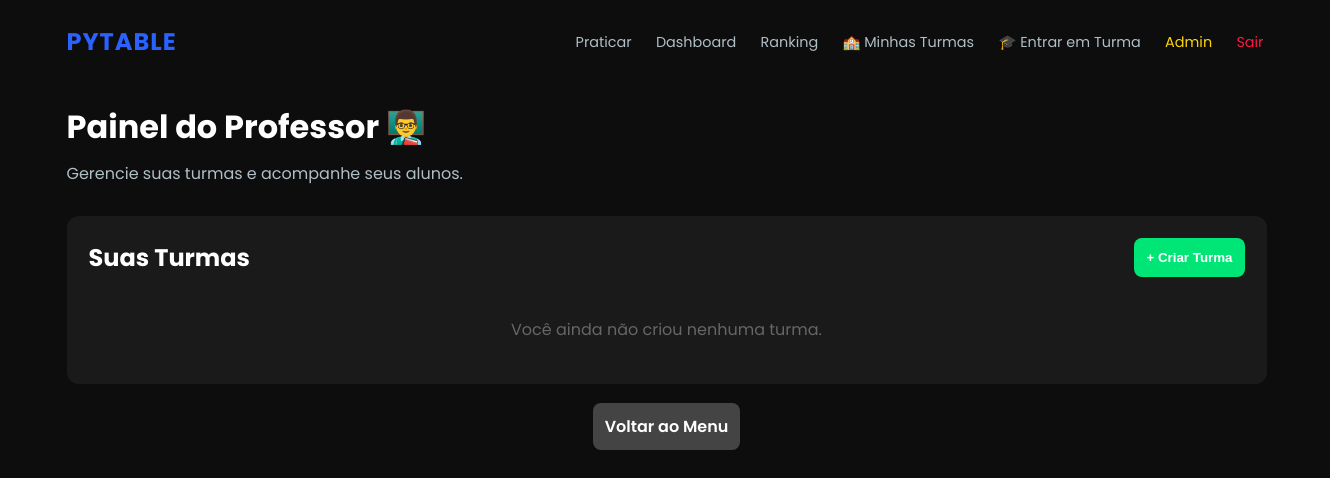
Page /teacher (signed in) on the earlier database version.
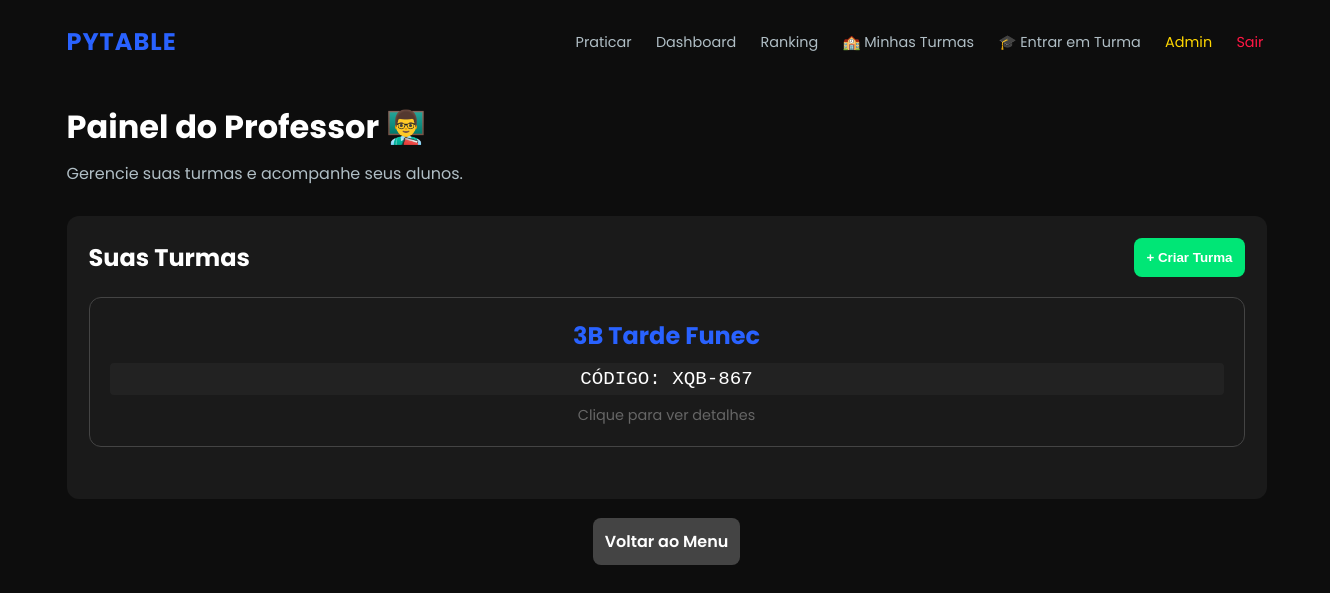
Same page on the later database version.
### models.py (models this page shows)
class Classroom(db.Model):
    id = db.Column(db.Integer, primary_key=True)
    name = db.Column(db.String(100), nullable=False)
    code = db.Column(db.String(20), unique=True, nullable=False)
    teacher_id = db.Column(db.Integer, db.ForeignKey('user.id'), nullable=False)
    created_at = db.Column(db.DateTime, default=datetime.utcnow)
    students = db.relationship('StudentClassroom', backref='classroom', lazy=True)
    homeworks = db.relationship('Homework', backref='classroom', lazy=True)

### app.py (the view)
    def wrapper(*args, **kwargs):
        if 'user_id' not in session:
            return redirect(url_for('login'))
        user = User.query.get(session['user_id'])
        if not user or not (user.is_teacher or user.is_admin): # Admins can also access? Let's say yes or strict. for now is_teacher.
            if not user.is_teacher:
                return redirect(url_for('menu'))
        return f(*args, **kwargs)

### app.py (called while the page is built)
@app.before_request
def check_ban_status():
    if 'user_id' in session:
        user = User.query.get(session['user_id'])
        if user and user.banned_until and user.banned_until > datetime.utcnow():
            session.clear()
            return render_template('auth.html', error=f"Sua conta está banida até {user.banned_until.strftime('%d/%m/%Y %H:%M')}", mode='login')

@app.context_processor
def inject_user():
    is_admin = False
    is_teacher = False
    is_in_classroom = False
    if 'user_id' in session:
        user = User.query.get(session['user_id'])
        if user:
            is_admin = user.is_admin
            is_teacher = user.is_teacher
            if not is_teacher:
                is_in_classroom = StudentClassroom.query.filter_by(student_id=user.id, approved=True).first() is not None
            session['is_admin'] = is_admin
    return dict(current_user_is_admin=is_admin, current_user_is_teacher=is_teacher, current_user_in_classroom=is_in_classroom)

def teacher_required(f):
    def wrapper(*args, **kwargs):
        if 'user_id' not in session:
            return redirect(url_for('login'))
        user = User.query.get(session['user_id'])
        if not user or not (user.is_teacher or user.is_admin): # Admins can also access? Let's say yes or strict. for now is_teacher.
            if not user.is_teacher:
                return redirect(url_for('menu'))
        return f(*args, **kwargs)
    wrapper.__name__ = f.__name__
    return wrapper

@app.route('/teacher')
@teacher_required
def teacher_dashboard():
    user = User.query.get(session['user_id'])
    classrooms = Classroom.query.filter_by(teacher_id=user.id).all()
    return render_template('teacher/dashboard.html', user=user, classrooms=classrooms)

### templates/teacher/dashboard.html (shortened to what this page needs)
{% extends "base.html" %}
{% block content %}
<div class="page-header">
    <h1>Painel do Professor 👨‍🏫</h1>
    <p style="color: var(--text-muted)">Gerencie suas turmas e acompanhe seus alunos.</p>
</div>
<div class="table-card" style="text-align: left; margin-bottom: 30px;">
    <div style="display: flex; justify-content: space-between; align-items: center; margin-bottom: 20px;">
        <h2>Suas Turmas</h2>
        <button class="btn" style="width: auto; background: var(--success);"
            onclick="document.getElementById('create-modal').showModal()">+ Criar Turma</button>
    </div>
    {% if classrooms %}
    <div class="grid-container" style="grid-template-columns: repeat(auto-fit, minmax(250px, 1fr));">
        {% for c in classrooms %}
        <div class="table-card" style="cursor: pointer; border: 1px solid #444;"
            onclick="window.location.href='{{ url_for('view_classroom', id=c.id) }}'">
            <h3 style="color: var(--primary-blue);">{{ c.name }}</h3>
            <div
                style="font-size: 1.2rem; margin: 10px 0; font-family: monospace; background: #222; padding: 5px; border-radius: 4px;">
                CÓDIGO: <span style="color: var(--warning);">{{ c.code }}</span>
            </div>
            <p style="color: #666; font-size: 0.9rem;">Clique para ver detalhes</p>
        </div>
        {% endfor %}
    </div>
    {% else %}
    <p style="color: #666; text-align: center; padding: 20px;">Você ainda não criou nenhuma turma.</p>
    {% endif %}
</div>
<div style="text-align: center; margin-top: 30px;">
    <a href="{{ url_for('menu') }}" class="btn" style="background: #444; width: auto;">Voltar ao Menu</a>
</div>
{% endblock %}

### templates/base.html (shortened to what this page needs)
<!DOCTYPE html>
<html lang="pt-br">
<head>
    <link rel="stylesheet" href="{{ url_for('static', filename='css/style.css') }}">
</head>
<body>
    <nav class="navbar">
        <div class="logo">PYTABLE</div>
        <div class="nav-links">
            {% if session.get('user_id') %}
            <a href="{{ url_for('menu') }}" class="{{ 'active' if request.endpoint == 'menu' else '' }}">Praticar</a>
            <a href="{{ url_for('dashboard') }}"
                class="{{ 'active' if request.endpoint == 'dashboard' else '' }}">Dashboard</a>
            <a href="{{ url_for('ranking') }}"
                class="{{ 'active' if request.endpoint == 'ranking' else '' }}">Ranking</a>
            {% if not current_user_is_teacher %}
            {% if current_user_in_classroom %}
            <a href="{{ url_for('student_classroom') }}">🏫 Minha Turma</a>
            {% else %}
            <a href="{{ url_for('student_classroom') }}">🏫 Minhas Turmas</a>
            <a href="#" onclick="document.getElementById('join-class-modal').showModal(); return false;">🎓 Entrar em
                Turma</a>
            {% endif %}
            {% endif %}
            {% if current_user_is_admin %}
            <a href="{{ url_for('admin_dashboard') }}" style="color: gold;">Admin</a>
            {% endif %}
            <a href="{{ url_for('logout') }}" style="color: var(--danger)">Sair</a>
            {% else %}
            <a href="{{ url_for('login') }}">Entrar</a>
            {% endif %}
        </div>
    </nav>
    <div class="container">
        {% block content %}{% endblock %}
    </div>
</body>
</html>

### static/css/style.css (style rules this page uses)
:root { --bg-color: #0d0d0d; --card-bg: #1a1a1a; --primary-blue: #2962ff; --primary-hover: #0039cb; --accent-cyan: #00b0ff; --text-main: #ffffff; --text-muted: #b0bec5; --danger: #ff1744; --success: #00e676; --info: #00bcd4; --border-radius: 12px; }
* { box-sizing: border_box; margin: 0; padding: 0; }
body { background-color: var(--bg-color); color: var(--text-main); font-family: 'Poppins', sans-serif; min-height: 100vh; display: flex; flex-direction: column; }
a { text-decoration: none; color: inherit; }
.navbar { display: flex; justify-content: space-between; align-items: center; padding: 1.5rem 5%; background: transparent; }
.logo { font-size: 1.5rem; font-weight: 700; color: var(--primary-blue); letter-spacing: 1px; }
.nav-links a { margin-left: 20px; font-weight: 400; font-size: 0.9rem; color: var(--text-muted); transition: color 0.3s; }
.btn { width: 100%; padding: 12px; border: none; border-radius: 8px; background: var(--primary-blue); color: white; font-weight: 600; cursor: pointer; transition: transform 0.2s, background 0.2s; }
.container { padding: 20px 5%; max-width: 1200px; margin: 0 auto; width: 100%; }
.page-header { margin-bottom: 30px; }
.page-header h1 { font-size: 2rem; margin-bottom: 10px; }
.grid-container { display: grid; grid-template-columns: repeat(auto-fill, minmax(100px, 1fr)); gap: 15px; margin-bottom: 30px; }
.table-card { background: var(--card-bg); border: 2px solid transparent; border-radius: var(--border-radius); padding: 20px; text-align: center; cursor: pointer; transition: all 0.3s; user-select: none; }
.table-card h3 { font-size: 1.5rem; margin-bottom: 5px; }

Differences in the rows shown:
added Classroom: name "3B Tarde Funec", code "XQB-867"
Other differences:
text no longer shown: "Você ainda não criou nenhuma turma."
